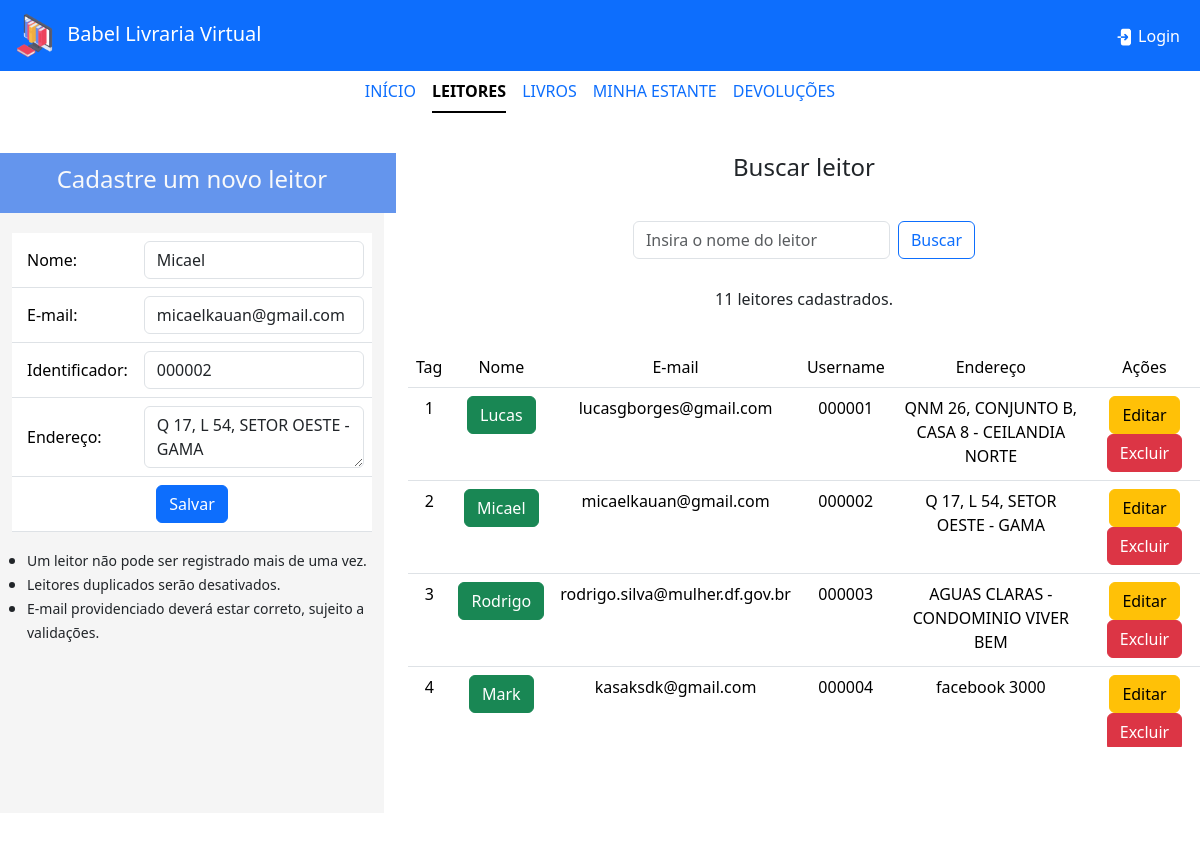
Before: /leitores/editar/2/ with the older database file.
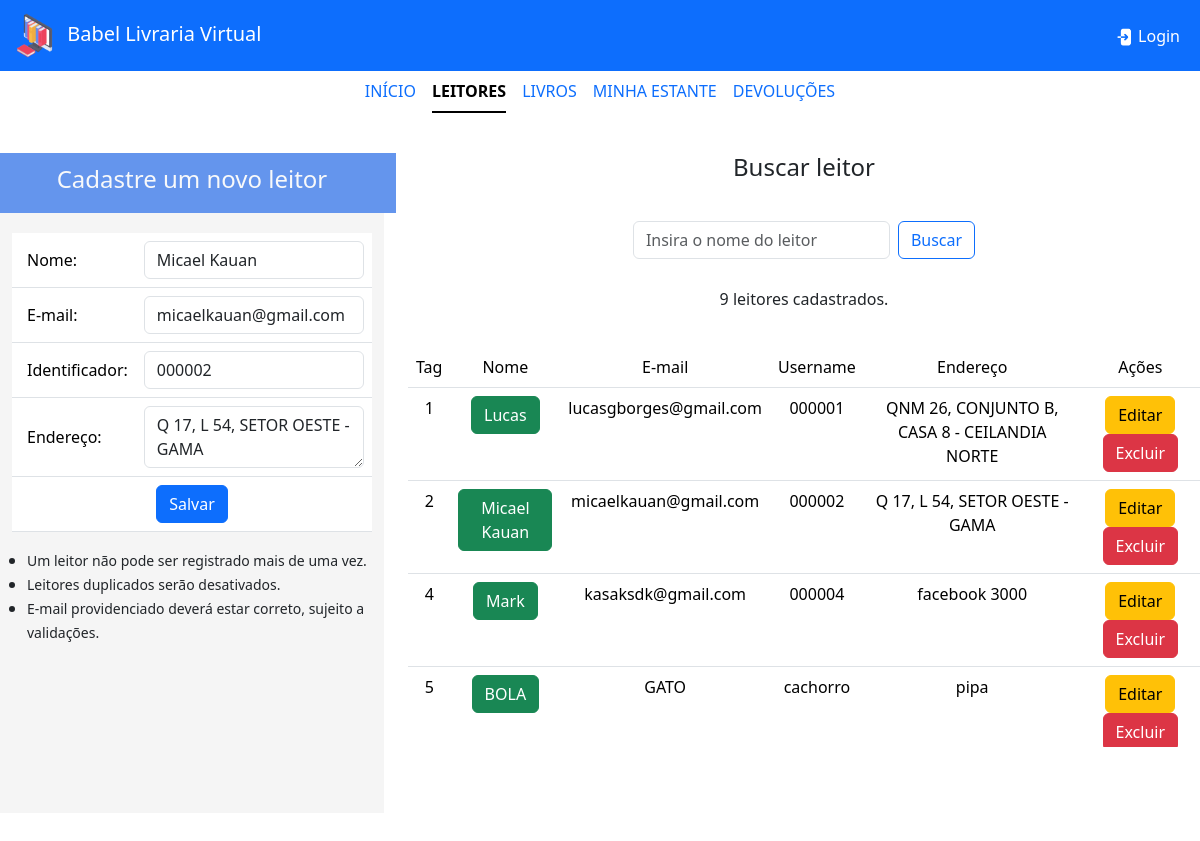
After: the same page with the newer database file.
### bliv_app/models.py (models this page shows, shortened)
class leitor(models.Model):
    reference_Id=models.CharField(max_length=200)
    nome_leitor=models.CharField(max_length=200)
    email_leitor=models.TextField(max_length=200)
    endereco_leitor=models.TextField()
    senha = models.CharField(max_length=16, default='12345678')
    active=models.BooleanField(default=True)

### bliv_app/views.py (the view)
# urls.py: path('leitores/editar/<int:id>/', views.editar_leitor, name='editar_leitor'),
def editar_leitor(request, id):
    leitor_item = get_object_or_404(leitor, id=id)
    return render(request, "leitores.html",
                  context={"current_tab": "leitores", "leitores": leitor.objects.all(), "editar_leitor": leitor_item}
                  )

### bliv_app/templates/leitores.html (shortened to what the changed rows need)
<!DOCTYPE html>
{% extends "index.html" %}
{% load static %}
{% block main_content %}
<div class="container-flex text-center justify-content-center align-items-center" style="padding-top:20px; margin-top:10px; vertical-align:middle;">
    <div class="row">
        <div class="col-md-4">
            <div class="container" style="overflow-y:auto; height:600px; background:#F5F5F5;">
                <form class="dflex" action="/leitores/add" method="POST">
                    <table class="table" style="margin-top:20px;">
                        <tr>
                            <td><input type="text" class="form-control" name="nome" value="{{editar_leitor.nome_leitor}}"></input></td>
                        </tr>
                        <tr>
                            <td><input type="text" class="form-control" name="email" value="{{editar_leitor.email_leitor}}"></input></td>
                        </tr>
                        <tr>
                            <td><input type="text" class="form-control" name="ref_Id" value="{{editar_leitor.reference_Id}}"></input></td>
                        </tr>
                        <tr>
                            <td><textarea class="form-control" name="endereco">{{editar_leitor.endereco_leitor}}</textarea></td>
                        </tr>
                    </table>
                </form>
            </div>
        </div>
        <div class="col-md-8">
            <div class="row" style="margin-top:20px;">
                <p>{{leitores|length}} leitores cadastrados.</p>
            </div>
            <div class="row" style="margin-top:20px;">
                <div class="container" style="overflow-y: auto; height:400px;">
                    <table class="table table-hover">
                        <thead>
                            <tr>
                                <td>Tag</td>
                                <td>Nome</td>
                                <td>E-mail</td>
                                <td>Username</td>
                                <td>Endereço</td>
                                <td>Ações</td>
                            </tr>
                        </thead>
                        <tbody>
                            {% for leitor in leitores %}
                                <tr>
                                    <td>{{leitor.id}}</td>
                                    <td>
                                        {% if leitor.active %}
                                            <span class="btn btn-success">{{leitor.nome_leitor}}</span>
                                        {% else %}
                                            <span class="btn btn-secondary">{{leitor.nome_leitor}}</span>
                                        {% endif %}
                                    </td>
                                    <td>{{leitor.email_leitor}}</td>
                                    <td>{{leitor.reference_Id}}</td>
                                    <td>{{leitor.endereco_leitor}}</td>
                                    <td>
                                        <a href="{% url 'editar_leitor' leitor.id %}" class="btn btn-warning">Editar</a>
                                        <a href="{% url 'excluir_leitor' leitor.id %}" class="btn btn-danger" onclick="return confirm('Tem certeza que deseja excluir?');">Excluir</a>
                                    </td>
                                </tr>
                            {% endfor %}
                        </tbody>
                    </table>
                </div>
            </div>
        </div>
    </div>
</div>
{% endblock %}

Changed rows visible on the page:
removed leitor: id "3", nome_leitor "Rodrigo", email_leitor "rodrigo.silva@mulher.df.gov.br", reference_Id "000003", endereco_leitor "AGUAS CLARAS - CONDOMINIO VIVER BEM"
changed leitor "micaelkauan@gmail.com": nome "Micael" → "Micael Kauan"; nome_leitor "Micael" → "Micael Kauan"
now on this page (row unchanged): leitor: id "5", nome_leitor "BOLA", email_leitor "GATO", reference_Id "cachorro", endereco_leitor "pipa"
Other visible differences:
{{ leitores|length }}: "11" → "9"
